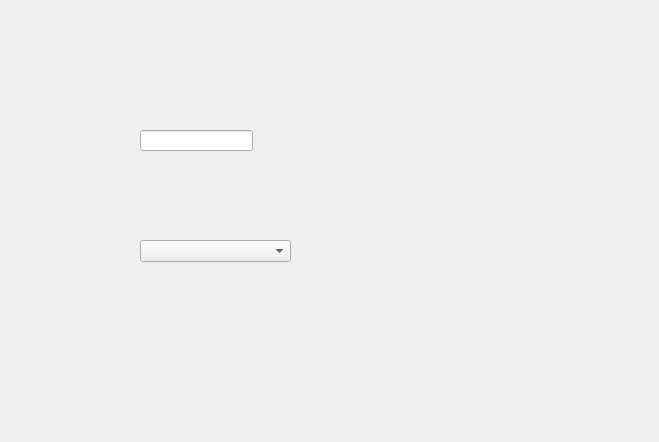
<?xml version="1.0" encoding="UTF-8"?>
<ui version="4.0">
 <class>PageB</class>
 <widget class="QWidget" name="PageB">
  <property name="geometry">
   <rect>
    <x>0</x>
    <y>0</y>
    <width>659</width>
    <height>442</height>
   </rect>
  </property>
  <property name="windowTitle">
   <string>PageB</string>
  </property>
  <widget class="QLineEdit" name="input_1">
   <property name="geometry">
    <rect>
     <x>140</x>
     <y>130</y>
     <width>113</width>
     <height>21</height>
    </rect>
   </property>
   <property name="propertybinds" stdset="0">
    <stringlist>
     <string>cachedText-&gt;text</string>
    </stringlist>
   </property>
  </widget>
  <widget class="QComboBox" name="cb2">
   <property name="geometry">
    <rect>
     <x>140</x>
     <y>240</y>
     <width>151</width>
     <height>22</height>
    </rect>
   </property>
   <property name="propertybinds" stdset="0">
    <stringlist>
     <string>selectableTexts-&gt;items</string>
     <string>selectedIndex-&gt;currentIndex</string>
    </stringlist>
   </property>
  </widget>
 </widget>
 <resources/>
 <connections/>
</ui>
